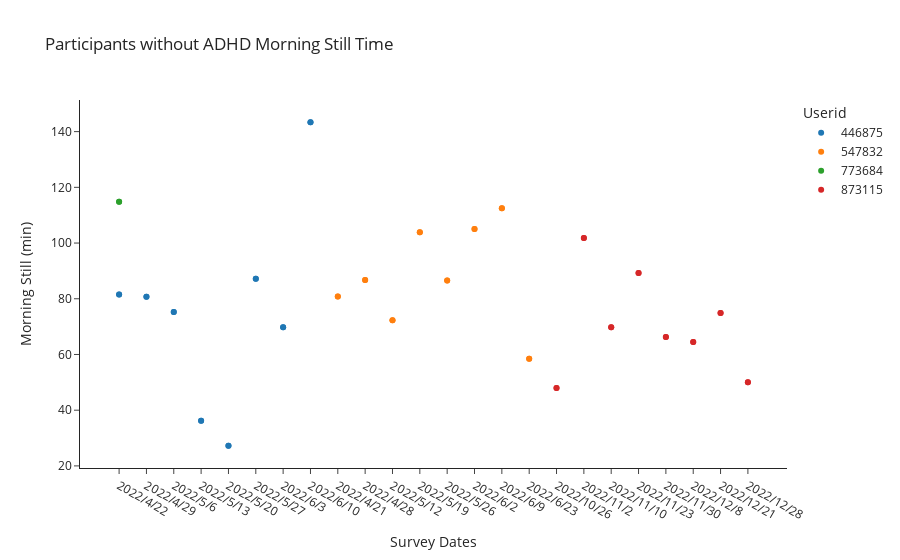

Source (notebook cell):
### Code cell
dfNone['Userid'] = dfNone['Userid'].astype('category')

#tilt the date on the x-axis!!!!

fig = px.scatter(dfNone, 
                 x = 'Survey Dates',
                 y = 'Still Morning',
                 template = 'simple_white', 
                hover_name = 'Userid', 
                 color = 'Userid',
                 labels = {"Still Morning": "Morning Still (min)"},
                 title= "Participants without ADHD Morning Still Time")

fig.show()

# fig.update_xaxes(tickangle = 30)

# fig.show()

### Figure 1 — Plotly figure (JSON) as saved in the notebook; plotly's stock layout.template omitted (floating-point values rounded to 4 significant figures)
{"data": [{"hovertemplate": "<b>%{hovertext}</b><br><br>Userid=446875<br>Survey Dates=%{x}<br>Morning Still (min)=%{y}<extra></extra>", "hovertext": [446875, 446875, 446875, 446875, 446875, 446875, 446875, 446875, 446875, 446875, 446875, 446875, 446875, 446875, 446875, 446875], "legendgroup": "446875", "marker": {"color": "#1F77B4", "symbol": "circle"}, "mode": "markers", "name": "446875", "orientation": "v", "showlegend": true, "type": "scatter", "x": ["2022/4/22", "2022/4/29", "2022/5/6", "2022/5/13", "2022/5/20", "2022/5/27", "2022/6/3", "2022/6/10", "2022/4/22", "2022/4/29", "2022/5/6", "2022/5/13", "2022/5/20", "2022/5/27", "2022/6/3", "2022/6/10"], "xaxis": "x", "y": [81.57, 80.76, 75.23, 36.2, 27.2, 87.17, 69.78, 143.4, 81.57, 80.76, 75.23, 36.2, 27.2, 87.17, 69.78, 143.4], "yaxis": "y"}, {"hovertemplate": "<b>%{hovertext}</b><br><br>Userid=547832<br>Survey Dates=%{x}<br>Morning Still (min)=%{y}<extra></extra>", "hovertext": [547832, 547832, 547832, 547832, 547832, 547832, 547832, 547832, 547832, 547832, 547832, 547832, 547832, 547832, 547832, 547832], "legendgroup": "547832", "marker": {"color": "#FF7F0E", "symbol": "circle"}, "mode": "markers", "name": "547832", "orientation": "v", "showlegend": true, "type": "scatter", "x": ["2022/4/21", "2022/4/28", "2022/5/12", "2022/5/19", "2022/5/26", "2022/6/2", "2022/6/9", "2022/6/23", "2022/4/21", "2022/4/28", "2022/5/12", "2022/5/19", "2022/5/26", "2022/6/2", "2022/6/9", "2022/6/23"], "xaxis": "x", "y": [80.79, 86.71, 72.26, 103.9, 86.57, 105.1, 112.5, 58.45, 80.79, 86.71, 72.26, 103.9, 86.57, 105.1, 112.5, 58.45], "yaxis": "y"}, {"hovertemplate": "<b>%{hovertext}</b><br><br>Userid=773684<br>Survey Dates=%{x}<br>Morning Still (min)=%{y}<extra></extra>", "hovertext": [773684, 773684], "legendgroup": "773684", "marker": {"color": "#2CA02C", "symbol": "circle"}, "mode": "markers", "name": "773684", "orientation": "v", "showlegend": true, "type": "scatter", "x": ["2022/4/22", "2022/4/22"], "xaxis": "x", "y": [114.8, 114.8], "yaxis": "y"}, {"hovertemplate": "<b>%{hovertext}</b><br><br>Userid=873115<br>Survey Dates=%{x}<br>Morning Still (min)=%{y}<extra></extra>", "hovertext": [873115, 873115, 873115, 873115, 873115, 873115, 873115, 873115, 873115, 873115, 873115, 873115, 873115, 873115, 873115, 873115], "legendgroup": "873115", "marker": {"color": "#D62728", "symbol": "circle"}, "mode": "markers", "name": "873115", "orientation": "v", "showlegend": true, "type": "scatter", "x": ["2022/10/26", "2022/11/2", "2022/11/10", "2022/11/23", "2022/11/30", "2022/12/8", "2022/12/21", "2022/12/28", "2022/10/26", "2022/11/2", "2022/11/10", "2022/11/23", "2022/11/30", "2022/12/8", "2022/12/21", "2022/12/28"], "xaxis": "x", "y": [47.99, 101.8, 69.78, 89.28, 66.31, 64.44, 74.88, 50, 47.99, 101.8, 69.78, 89.28, 66.31, 64.44, 74.88, 50], "yaxis": "y"}], "layout": {"legend": {"title": {"text": "Userid"}, "tracegroupgap": 0}, "title": {"text": "Participants without ADHD Morning Still Time"}, "xaxis": {"anchor": "y", "domain": [0, 1], "title": {"text": "Survey Dates"}}, "yaxis": {"anchor": "x", "domain": [0, 1], "title": {"text": "Morning Still (min)"}}}}
